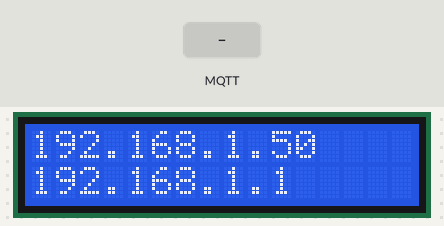
Bench run of a sketch on a simulated ESP8266 (NodeMCU). Shown: 16×2 character LCD. The test bench sets the inputs (shaded band). WiFi joins after 1.5 s; servers stay silent unless stated; random numbers use the default seed unless the sketch sets one; no MQTT or app messages arrive unless stated; what the sketch prints to the serial monitor is not drawn.

Above: at 8.8 s.
8.9 s: MQTT message "display" arrives on the third subscribed topic
At 9.6 s:
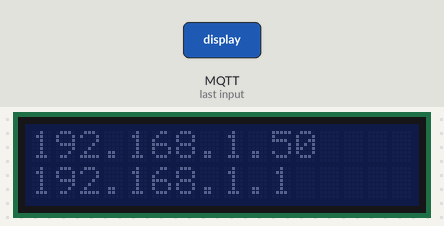
11.9 s: MQTT message "display" arrives on the second subscribed topic
At 13.1 s:
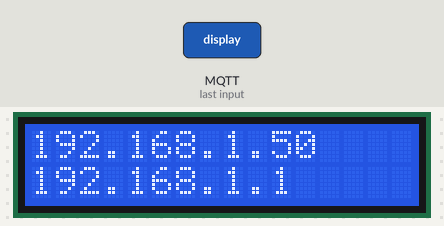
13.4 s: MQTT message "lighton" arrives on the third subscribed topic
At 14.2 s:
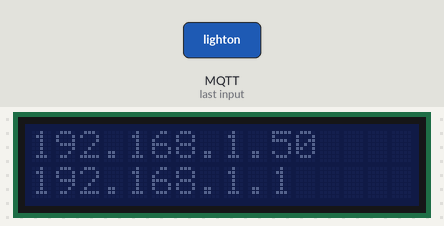
14.9 s: MQTT message "lighton" arrives on the second subscribed topic
At 15.3 s:
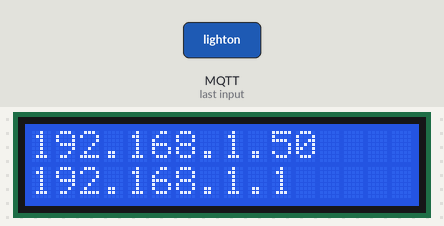
Timing chart, 0 to 17.4 s (numbered marks = the images above; inputs shaded):
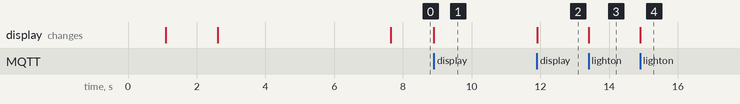

The sketch:

sketch_feb25a.ino
```cpp
#include <LiquidCrystal_I2C.h>
#include <SPI.h>
#include <EthernetENC.h>
#include <ArduinoJson.h>
#include <PubSubClient.h>

#ifdef ESP8266
#include <ESP8266WiFi.h>
#elif defined(ESP32)
#include <WiFi.h>
#else
#error "Board not found"
#endif

const char* MQTT_SERVER = "192.168.1.101";  // Local IP address of Raspberry Pi
const int PORT = 1883;

const char* MQTT_USERNAME = "homeserv";
const char* MQTT_PASS = "password";

#define IP 192, 168, 1, 109
#define DNS 192, 168, 1, 1
#define GATEWAY 192, 168, 1, 1
#define SUBNET 255, 255, 255, 0


int lcdColumns = 16;
int lcdRows = 2;
byte mac[] = { 0xDE, 0xAD, 0xBE, 0xEF, 0xFE, 0xED };

const char* title = "";
const char* msg = "";

LiquidCrystal_I2C lcd(0x27, lcdColumns, lcdRows);
EthernetClient client;
PubSubClient psClient(client);
DynamicJsonDocument doc(1024);

void connect() {
  lcd.clear();
  lcd.setCursor(0, 0);
  lcd.print("Connecting...");
  Serial.println("Connecting...");

  while (Ethernet.hardwareStatus() == EthernetNoHardware) {
    lcd.clear();
    lcd.setCursor(0, 0);
    lcd.print("ENoHardware");
    lcd.setCursor(0, 1);
    lcd.print("2 sec");

    Serial.println("Ethernet shield was not found.");
    delay(2000);
  }

  while (Ethernet.linkStatus() == LinkOFF) {
    lcd.clear();
    lcd.setCursor(0, 0);
    lcd.print("ELinkOFF");
    lcd.setCursor(0, 1);
    lcd.print("1 sec");

    Serial.println("Ethernet cable is not connected.");
    delay(1000);
  }

  lcd.clear();
  lcd.setCursor(0, 0);
  lcd.print("Connecting...");

  Serial.println("Eth begin DHCP...");

  if (Ethernet.begin(mac)) {
    lcd.setCursor(0, 1);
    lcd.print("Ethernet D OK");
    Serial.println("Ethernet D Ok.");
  } else {
    Serial.println("Eth begin Static...");
    IPAddress ip(IP);
    IPAddress dns(DNS);
    IPAddress gw(GATEWAY);
    IPAddress sn(SUBNET);

    Ethernet.begin(mac, ip, dns, gw, sn);
    lcd.setCursor(0, 1);
    lcd.print("Ethernet S OK");
    Serial.println("Ethernet S Ok.");
  }

  delay(5000);

  Serial.println(Ethernet.linkStatus());
  printInfo();
  randomSeed(micros());
}

void loopInfo() {
  if (strlen(title) && strlen(msg)) {
    lcd.clear();
    lcd.setCursor(0, 0);
    lcd.print(title);

    if (strlen(msg) > 15) {
      scrollText(1, msg, 200, 16);
    } else {
      lcd.setCursor(0, 1);
      lcd.print(msg);
    }
  }
}

void scrollText(int row, String message, int delayTime, int lcdColumns) {

  for (int i = 0; i < lcdColumns; i++) {
    message = " " + message;
  }
  message = message + " ";
  for (int pos = 0; pos < message.length(); pos++) {
    lcd.setCursor(0, row);
    lcd.print(message.substring(pos, pos + lcdColumns));
    delay(delayTime);
  }
}

void printInfo() {
  lcd.clear();
  lcd.setCursor(0, 0);
  lcd.print(Ethernet.localIP());

  lcd.setCursor(0, 1);
  lcd.print(Ethernet.dnsServerIP());

  Serial.print("Local IP : ");
  Serial.println(Ethernet.localIP());
  Serial.print("Subnet Mask : ");
  Serial.println(Ethernet.subnetMask());
  Serial.print("Gateway IP : ");
  Serial.println(Ethernet.gatewayIP());
  Serial.print("DNS Server : ");
  Serial.println(Ethernet.dnsServerIP());
}

void callback(char* topic, byte* payload, unsigned int length) {
  Serial.print("Topic received!");
  Serial.println(topic);

  if (strstr(topic, "display")) {
    deserializeJson(doc, payload);

    title = doc["title"];
    msg = doc["msg"];
  }

  if (strstr(topic, "lighton")) {
    lcd.backlight();
  }

  if (strstr(topic, "lightoff")) {
    lcd.noBacklight();
  }
}

void setupMqtt() {
  Serial.println("Setrting up mqtt");
  psClient.setServer(MQTT_SERVER, PORT);
  psClient.setCallback(callback);
}

void reconnectMqtt() {
  while (!psClient.connected()) {
    Serial.print("Attempting MQTT connection...");
    String clientId = "ESP8266Client-" + String(random(0xffff), HEX);

    if (psClient.connect(clientId.c_str(), MQTT_USERNAME, MQTT_PASS)) {
      Serial.println("connected");

      psClient.subscribe("display");
      psClient.subscribe("lighton");
      psClient.subscribe("lightoff");
    } else {
      Serial.print("failed, rc=");
      Serial.print(psClient.state());
      Serial.println(" try again in 2 seconds");
      delay(2000);
    }
  }
}


void setup() {
  Serial.begin(115200);

  lcd.init();
  Ethernet.init(5);

  delay(1000);

  Serial.println("Eth init...");

  lcd.backlight();
  lcd.noAutoscroll();

  connect();
  setupMqtt();
}

void loop() {
  reconnectMqtt();
  psClient.loop();
  loopInfo();
}
```

Measured:
- after the input at 8.9 s, the display: changes at once (image 1)
- after the input at 11.9 s, the display: changes at once (image 2)
- after the input at 13.4 s, the display: changes at once (image 3)
- after the input at 14.9 s, the display: changes at once (image 4)
